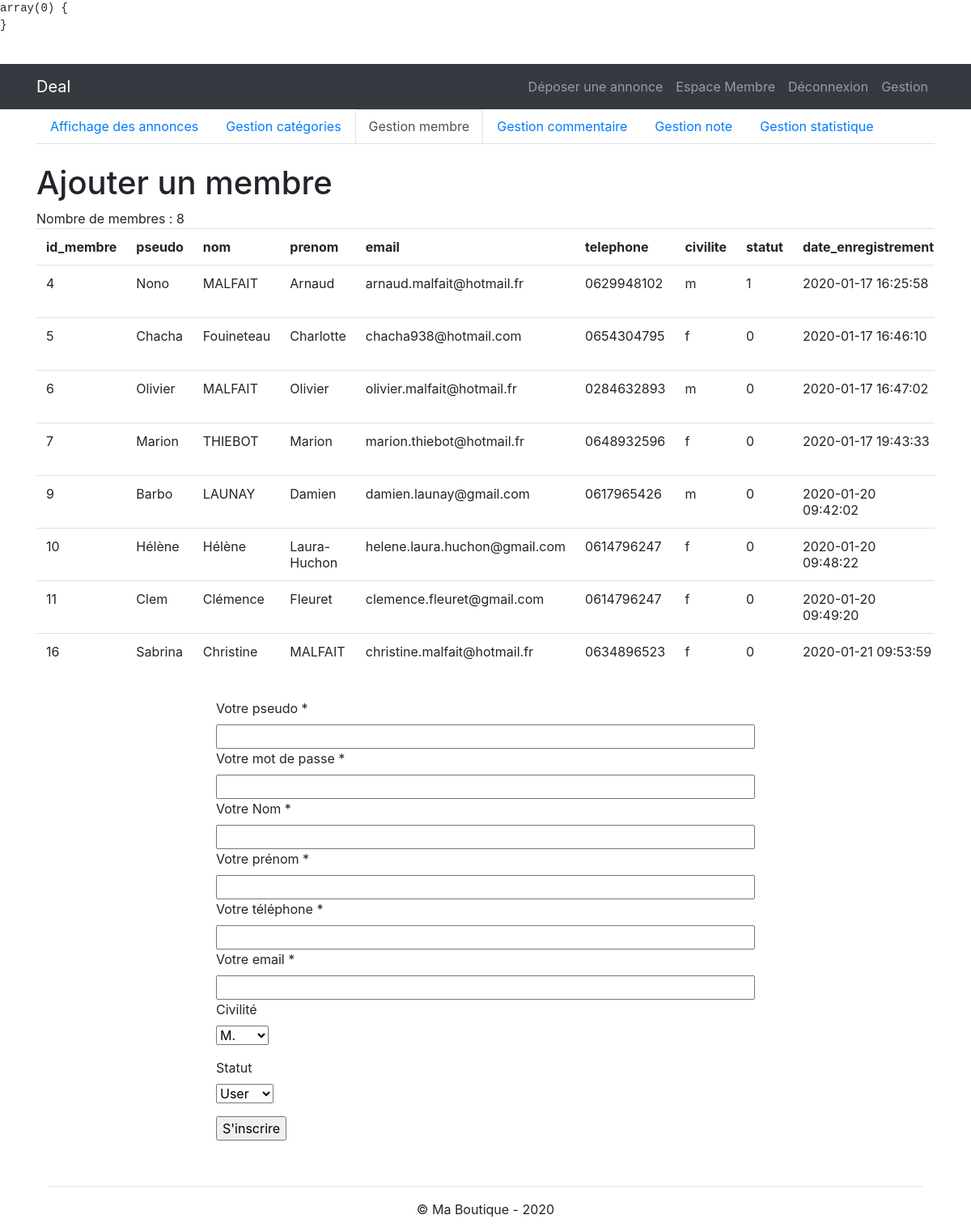
/admin/gestion_membre.php (signed in), run on the app's committed database.
### tables this page shows
CREATE TABLE IF NOT EXISTS `membre` (
  `id_membre` int(11) NOT NULL AUTO_INCREMENT,
  `pseudo` varchar(255) NOT NULL,
  `mdp` varchar(255) NOT NULL,
  `nom` varchar(45) NOT NULL,
  `prenom` varchar(45) NOT NULL,
  `telephone` varchar(45) NOT NULL,
  `email` varchar(45) NOT NULL,
  `civilite` enum('m','f') NOT NULL,
  `statut` enum('0','1') NOT NULL,
  `date_enregistrement` datetime NOT NULL,
  PRIMARY KEY (`id_membre`)
);

### inc/init.php (called while the page is built, shortened)
<?php
$pdo = new PDO();
$contenu = '';
require_once 'functions.php';

### admin/gestion_membre.php (the view, shortened to what this page needs)
<?php
require_once '../inc/init.php';
?>
<?php
$resultat = executeRequete("SELECT id_membre, pseudo, nom, prenom, email, telephone, civilite, statut, date_enregistrement FROM membre");
$contenu .= '<div>Nombre de membres : ' . $resultat->rowCount() . '</div>';
$contenu .= '<div class="table-responsive">';
    $contenu .= '<table class="table">';
        $contenu .= '<tr>';
            $contenu .= '<th>id_membre</th>';
            $contenu .= '<th>pseudo</th>';
            $contenu .= '<th>nom</th>';
            $contenu .= '<th>prenom</th>';
            $contenu .= '<th>email</th>';
            $contenu .= '<th>telephone</th>';
            $contenu .= '<th>civilite</th>';
            $contenu .= '<th>statut</th>';
            $contenu .= '<th>date_enregistrement</th>';
            $contenu .= '<th>action</th>';
        $contenu .= '</tr>';
        while ($membre = $resultat->fetch(PDO::FETCH_ASSOC)){
        $contenu .= '<tr>';
            foreach ($membre as $indice => $valeur){
                if ($indice == 'photo') {
                $contenu .= '<td><img src="../'. $valeur .'"style="width:90px"></td>';
            }
            elseif ($indice == 'description_longue'){
                $contenu .= '<td>' . substr($valeur, 0, 10) . '...</td>';
            }
            else{
                $contenu .= '<td>' . $valeur . '</td>';
            }
        }
        $contenu .= '<td>
                        <a href="formulaire_modification.php?id_membre='.$membre['id_membre'].'">modifer</a> |
                        <a href="?id_membre='.$membre['id_membre'].'" onclick = "return confirm(\'Etes-vous certain de vouloir supprimer ce membre?\')">supprimer</a>
                     </td>';
        $contenu .= '</tr>';
        }
    $contenu .='</div>';
$contenu .= '</table>';
$affiche_formulaire = true;
require_once '../inc/header.php';
?>
<ul class="nav nav-tabs">
    <li><a class="nav-link" href="gestion_boutique.php">Affichage des annonces</a></li>
    <li><a class="nav-link" href="gestion_categorie.php">Gestion catégories</a></li>
    <li><a class="nav-link active" href="gestion_membre.php">Gestion membre</a></li>
    <li><a class="nav-link" href="gestion_commentaire.php">Gestion commentaire</a></li>
    <li><a class="nav-link" href="gestion_note.php">Gestion note</a></li>
    <li><a class="nav-link" href="gestion_statistique.php">Gestion statistique</a></li>
</ul>
<h1 class="mt-4">Ajouter un membre</h1>
<?php
echo $contenu;
?>
<?php
if ($affiche_formulaire) :
?>
    <form method="post" action="" style="padding-left: 20%; padding-right: 20%;">
        <div>
            <div><label for="pseudo">Votre pseudo *</label></div>
            <div><input type="text" name="pseudo" id="pseudo" style="width: 100%;" value="<?php echo $_POST['pseudo'] ?? ''; ?>"></div>
        </div>
        <div>
            <div><label for="mdp">Votre mot de passe *</label></div>
            <div><input type="password" name="mdp" id="mdp" style="width: 100%;" value="<?php echo $_POST['mdp'] ?? ''; ?>"></div>
        </div>
        <div>
            <div><label for="nom">Votre Nom *</label></div>
            <div><input type="text" name="nom" id="nom" style="width: 100%;" value="<?php echo $_POST['nom'] ?? ''; ?>"></div>
        </div>
        <div>
            <div><label for="prenom">Votre prénom *</label></div>
            <div><input type="text" name="prenom" id="prenom"style="width: 100%;" value="<?php echo $_POST['prenom'] ?? ''; ?>"></div>
        </div>
        <div>
            <div><label for="telephone" >Votre téléphone *</label></div>
            <div><input type="text" name="telephone"  id="telephone" style="width: 100%;" value="<?php echo $_POST['telephone'] ?? ''; ?>"></div>
        </div>
        <div>
            <div><label for="email">Votre email *</label></div>
            <div><input type="text" name="email" id="email" style="width: 100%;" value="<?php echo $_POST['email'] ?? ''; ?>"></div>
        </div>
        <div>
        <div><label for="civilite">Civilité</label></div>
        <div class="input-group mb-3">
            <select name="civilite" class="custom" id="inputGroupSelect02">
                <option value="m"<?php if (isset($_POST['civilite']) && $_POST['civilite'] == 'm') echo 'selected';?>>M.</option>
            </select>
        </div>
    </div>
        <div>
        <div><label for="statut">Statut</label></div>
        <div class="input-group mb-3" >
            <select name="statut" class="custom" id="inputGroupSelect02">
                <option value="0"<?php if (isset($_POST['statut']) && $_POST['statut'] == '0') echo 'selected';?>>User</option>
            </select>
        </div>
    </div>
        <div><input type="submit" value="S'inscrire" ></div>
    </form><br>
<?php
endif;
require_once '../inc/footer.php';

### data on the page
membre: id_membre "4", pseudo "Nono", nom "MALFAIT", prenom "Arnaud", email "arnaud.malfait@hotmail.fr", telephone "0629948102", civilite "m", statut "1", date_enregistrement "2020-01-17 16:25:58"
membre: id_membre "5", pseudo "Chacha", nom "Fouineteau", prenom "Charlotte", email "chacha938@hotmail.com", telephone "0654304795", civilite "f", statut "0", date_enregistrement "2020-01-17 16:46:10"
membre: id_membre "6", pseudo "Olivier", nom "MALFAIT", prenom "Olivier", email "olivier.malfait@hotmail.fr", telephone "0284632893", civilite "m", statut "0", date_enregistrement "2020-01-17 16:47:02"
membre: id_membre "7", pseudo "Marion", nom "THIEBOT", prenom "Marion", email "marion.thiebot@hotmail.fr", telephone "0648932596", civilite "f", statut "0", date_enregistrement "2020-01-17 19:43:33"
membre: id_membre "9", pseudo "Barbo", nom "LAUNAY", prenom "Damien", email "damien.launay@gmail.com", telephone "0617965426", civilite "m", statut "0", date_enregistrement "2020-01-20 09:42:02"
membre: id_membre "10", pseudo "Hélène", nom "Hélène", prenom "Laura-Huchon", email "helene.laura.huchon@gmail.com", telephone "0614796247", civilite "f", statut "0", date_enregistrement "2020-01-20 09:48:22"
membre: id_membre "11", pseudo "Clem", nom "Clémence", prenom "Fleuret", email "clemence.fleuret@gmail.com", telephone "0614796247", civilite "f", statut "0", date_enregistrement "2020-01-20 09:49:20"
membre: id_membre "16", pseudo "Sabrina", nom "Christine", prenom "MALFAIT", email "christine.malfait@hotmail.fr", telephone "0634896523", civilite "f", statut "0", date_enregistrement "2020-01-21 09:53:59"

### other printed values
$resultat->rowCount() "8"
